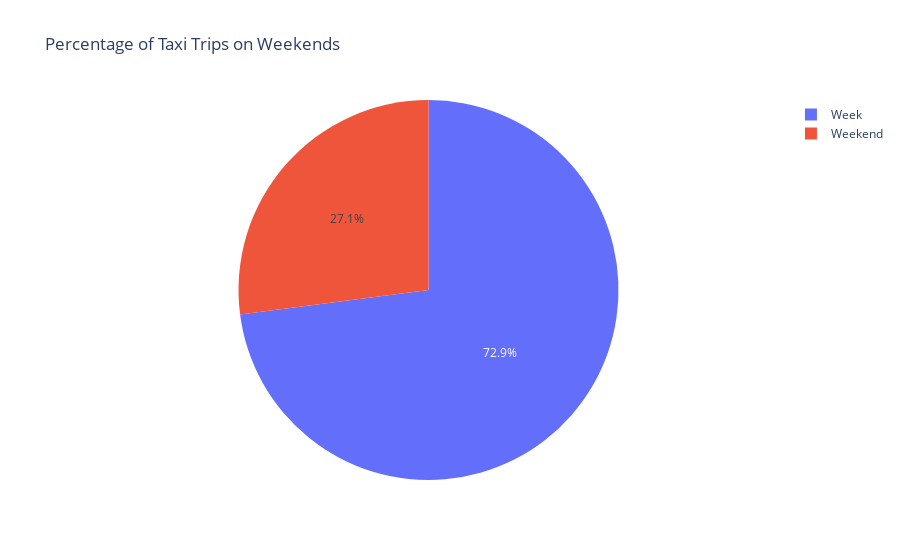

Notebook source saved alongside this figure:
### Code cell
# Groupez les données selon la colonne "is_weekend" et faites la somme de "num_trips"
df_grouped = df_weekly.groupby('is_weekend')['num_trips'].sum().reset_index()

# Tracez le Pie Chart
fig = px.pie(df_grouped, values='num_trips', names='is_weekend', title='Percentage of Taxi Trips on Weekends')
fig.show()

### Figure 1 — Plotly figure (JSON) as saved in the notebook; plotly's stock layout.template omitted (floating-point values rounded to 4 significant figures)
{"data": [{"domain": {"x": [0, 1], "y": [0, 1]}, "hovertemplate": "is_weekend=%{label}<br>num_trips=%{value}<extra></extra>", "labels": ["Week", "Weekend"], "legendgroup": "", "name": "", "showlegend": true, "type": "pie", "values": [25979922, 9633708]}], "layout": {"legend": {"tracegroupgap": 0}, "title": {"text": "Percentage of Taxi Trips on Weekends"}}}
